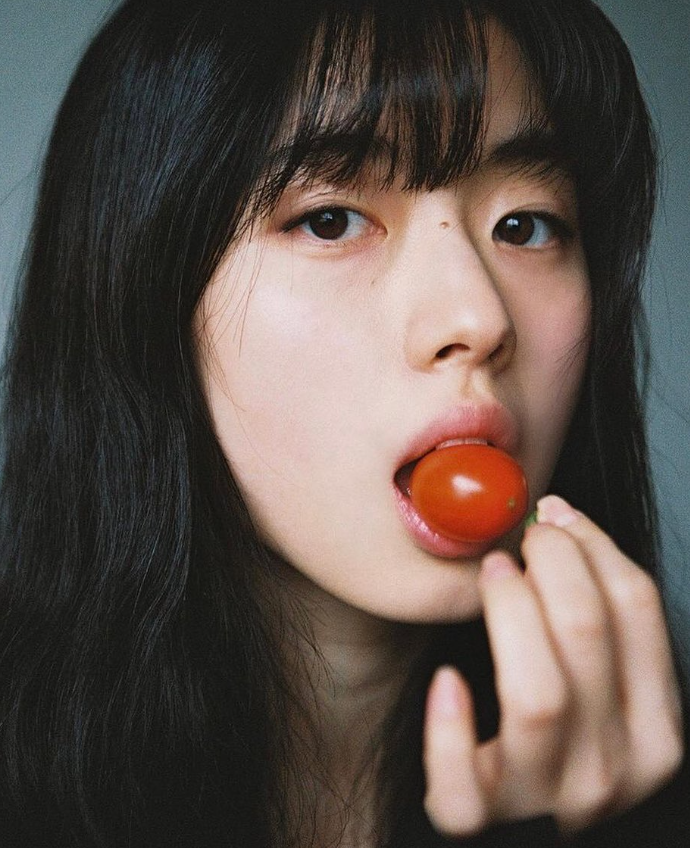
#> input picture hpwink.png, 690 x 848 px
$ python basic.py
#> lines starting #> are read from the running program, lines starting #| are printed output that depends on the picture; after the words box and inside, x2 and y2 are one past the last pixel; in counts of white or black regions, pixels touching at a corner belong together
import cv2 as cv
import numpy as np

img = cv.imread('hpwink.png')
#> img is the input picture: shape (848, 690, 3); mean B, G, R 74, 80.2, 91.7
cv.imshow("puzzle", img)

# Converting to grayscale
gray = cv.cvtColor(img, cv.COLOR_BGR2GRAY)
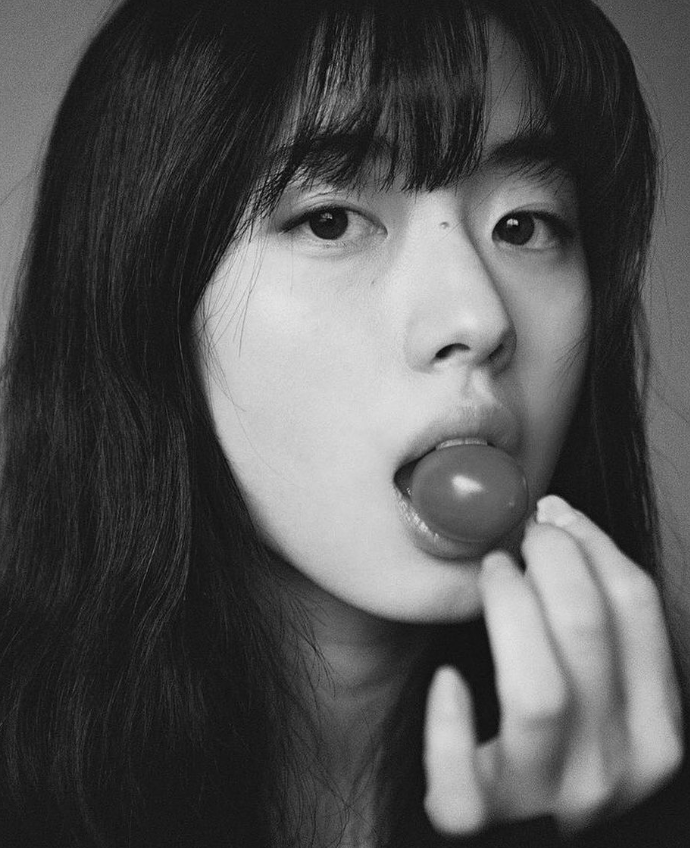
#> gray: shape (848, 690); min 4, max 230, mean 82.9
cv.imshow('Gray img', gray)

# Blur image
blur = cv.GaussianBlur(img, (7,7), cv.BORDER_DEFAULT)
cv.imshow("Blur", blur)

# Edge Cascade
canny = cv.Canny(blur, 125, 175)
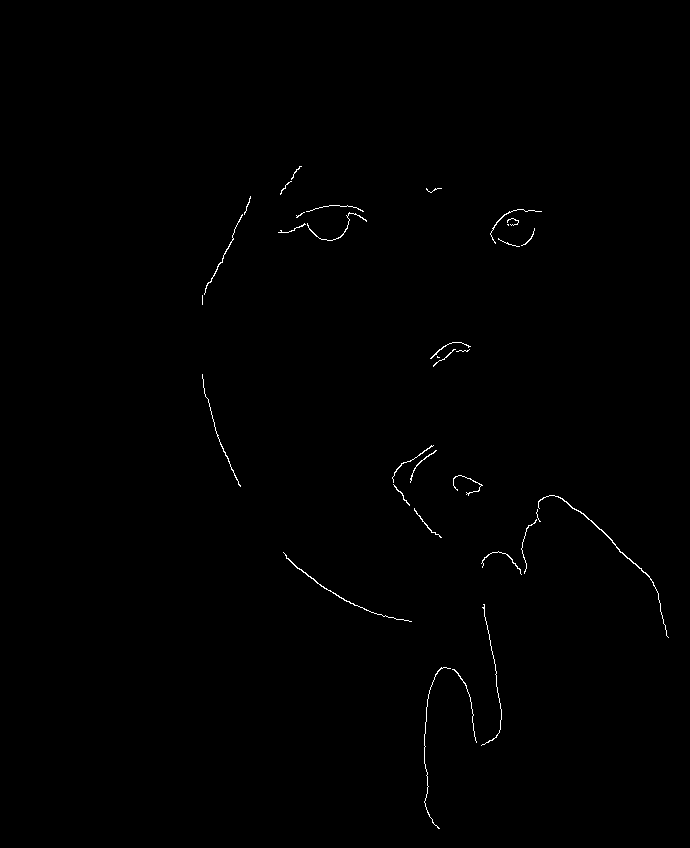
#> canny: shape (848, 690); 0.37% white in thin lines or dots, all inside (x1, y1, x2, y2) = (202, 166, 669, 829)
cv.imshow("Canny", canny)

# Dilating the image
dilated = cv.dilate(canny, (7,7), iterations=3)
#> dilated: shape (848, 690); 0.93% white; 25 white regions (1 under 20 px), largest, box (x1, y1, x2, y2) and area: (521, 495, 669, 641) 826, (283, 552, 412, 625) 566, (430, 342, 471, 370) 352
cv.imshow("dilated", dilated)

# Eroding
eroded = cv.erode(dilated, (3,3), iterations=1)
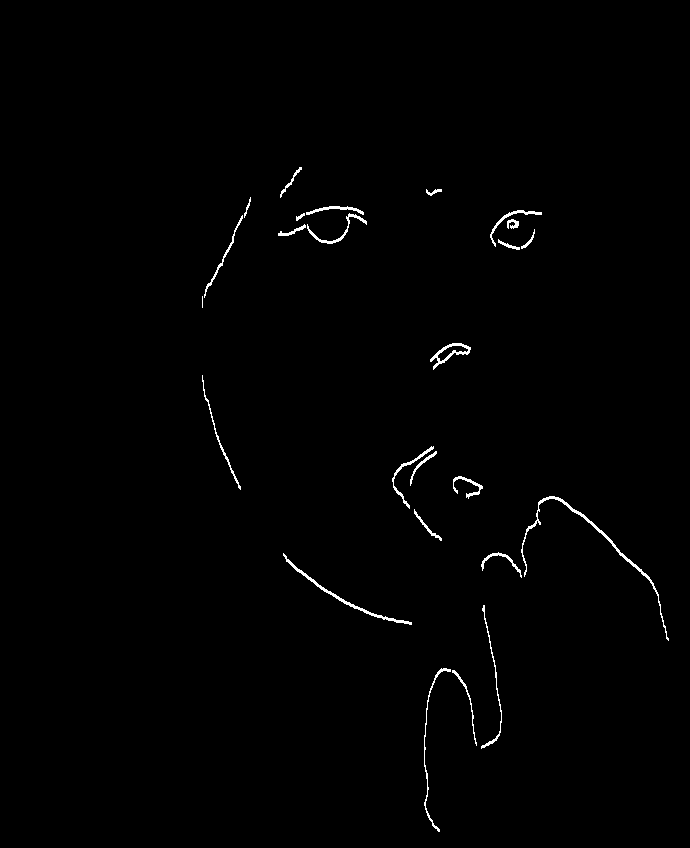
#> eroded: shape (848, 690); 0.75% white in thin lines or dots, all inside (x1, y1, x2, y2) = (202, 167, 669, 832)
cv.imshow("Eroded", eroded)

# Resize
resize = cv.resize(img, (400,500), interpolation=cv.INTER_CUBIC)
cv.imshow("Resize", resize)

# Cropping
cropped = img[50:200, 200: 400]
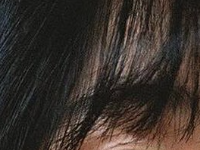
#> cropped: shape (150, 200, 3); mean B, G, R 42.6, 48.3, 56.6
cv.imshow("Crop", cropped)

# Translation
def translate(img, x, y):
#> called with x = 100, y = 100
    transMat = np.float32([[1,0,x],[0,1,y]])
    dimensions = (img.shape[1], img.shape[0])
#> dimensions = (690, 848)
    return cv.warpAffine(img, transMat, dimensions)
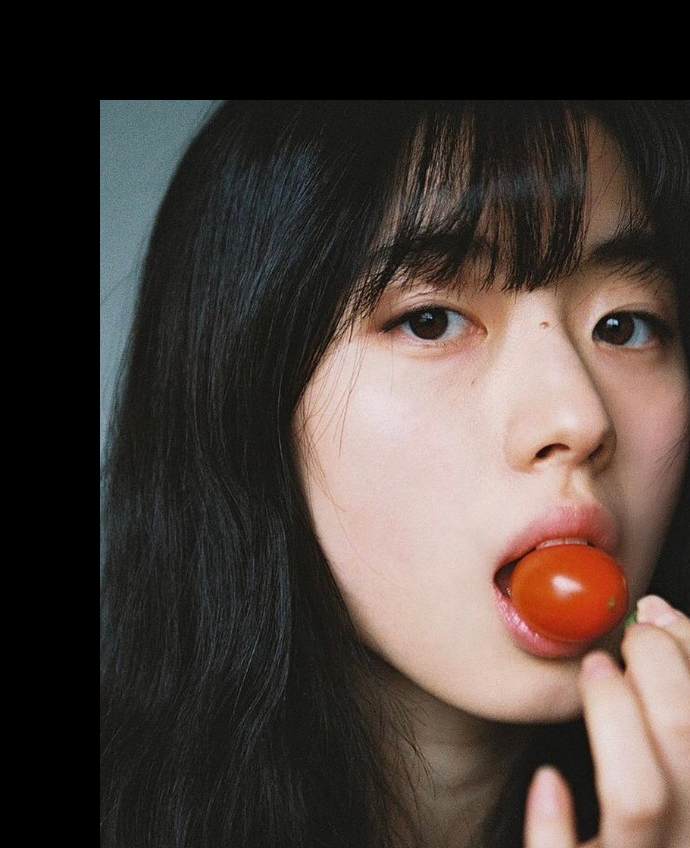
#> returned value: shape (848, 690, 3); mean of channels 0, 1, 2 58.3, 63.4, 74; drawn as B, G, R

# -x --> Left       x --> Right
# -y --> Up         y --> Down
translated = translate(img, 100, 100)
cv.imshow("Transfrom", translated)

# Rotation
def rotate(img, angle, rotationPoint=None):
#> called with angle = 45
    (height, width) = img.shape[:2]
#> height = 848; width = 690

    if rotationPoint is None:
        rotationPoint = (width//2, width//2)
#> rotationPoint = (345, 345)

    rotMat = cv.getRotationMatrix2D(rotationPoint, angle, 1.0)
    dimensions = (width, height)
#> dimensions = (690, 848)
    return cv.warpAffine(img, rotMat, dimensions)
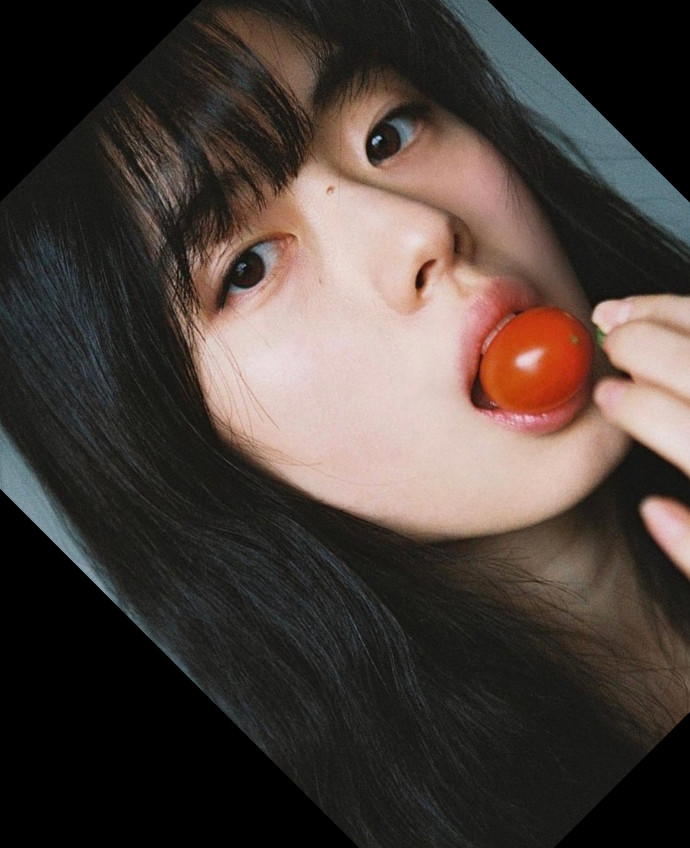
#> returned value: shape (848, 690, 3); mean of channels 0, 1, 2 57.7, 62.8, 73; drawn as B, G, R

rotated = rotate(img, 45)
cv.imshow("Rotate", rotated)

# Flipping
flip = cv.flip(img, 1)
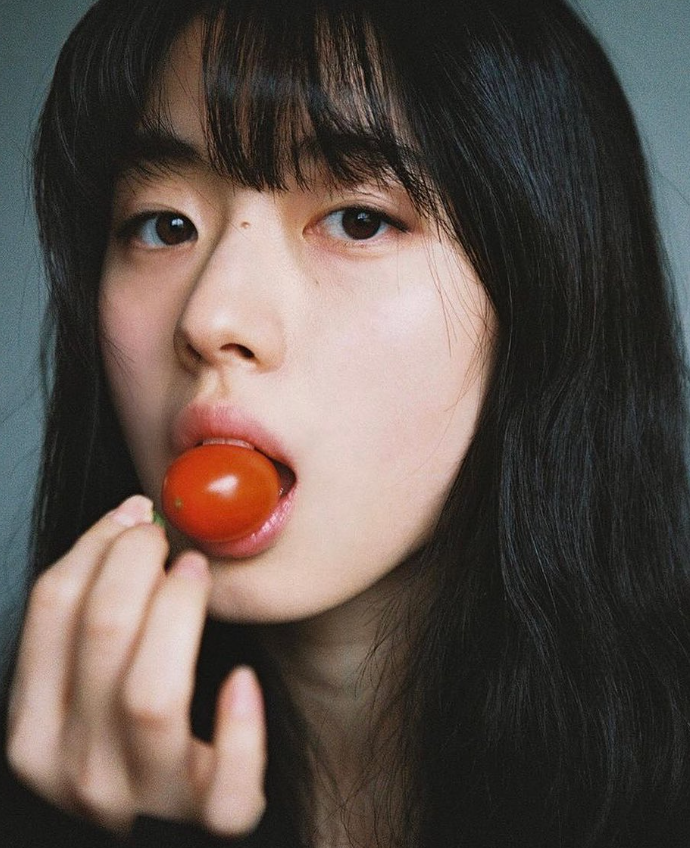
#> flip: shape (848, 690, 3); mean B, G, R 74, 80.2, 91.7
cv.imshow("Flip", flip)
cv.waitKey(0)
